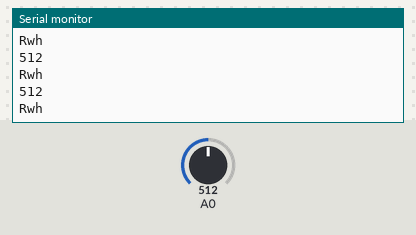
Simulated run of this sketch. Board: Arduino Uno, built with avr-gcc and run on an emulated ATmega328P. On the bench: the last lines printed to the serial monitor. Inputs (shaded band) come from the test bench; at power-on: A0 = 512.

Above: at 1.2 s.
1.3 s: A0 set to 716
At 1.41 s:
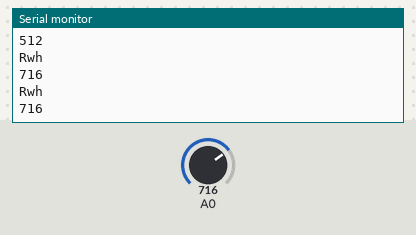
2.8 s: A0 set to 900
At 2.82 s:
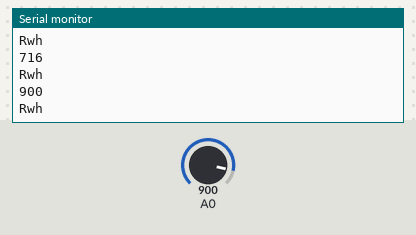
Timing chart, 0 to 5.8 s (numbered marks = the images above; inputs shaded):
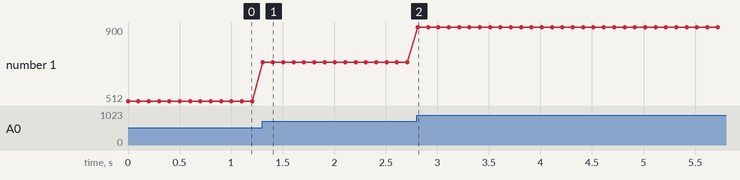

Measured:
- after the input at 1.3 s, the serial monitor: prints a new line at once (image 1)
- after the input at 2.8 s, the serial monitor: prints a new line at once (image 2)
- plotted number 1: 512 → 716 after the input at 1.3 s, 716 → 900 after the input at 2.8 s

The sketch:

potosimulink.ino
```cpp
byte buffer_tx[4];
void setup(){
  Serial.begin(9600);

  }
void loop(){
  int potonValue=analogRead(A0);
  byte potonValueLow =potonValue & 0xff;
  byte potonValueHigh =(potonValue>>8) & 0xff;
  Serial.println(potonValue);
  buffer_tx[0]='R';
  buffer_tx[1]='potonValueLow';
  buffer_tx[2]='potonValueHigh';
  buffer_tx[3]='\n';
  Serial.write(buffer_tx ,4);
  delay(100);

  }
```
